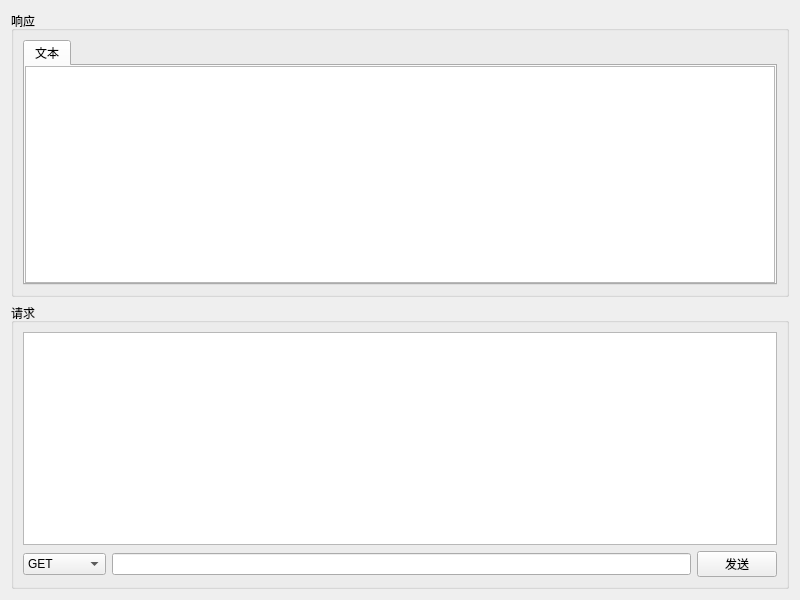
<?xml version="1.0" encoding="UTF-8"?>
<ui version="4.0">
  <class>HttpClient</class>
  <widget class="QWidget" name="HttpClient">
    <property name="geometry">
      <rect>
        <x>0</x>
        <y>0</y>
        <width>800</width>
        <height>600</height>
      </rect>
    </property>
    <property name="minimumSize">
      <size>
        <width>800</width>
        <height>600</height>
      </size>
    </property>
    <property name="windowTitle">
      <string>HttpClient</string>
    </property>
    <layout class="QVBoxLayout" name="verticalLayout">
      <item>
        <widget class="QGroupBox" name="groupBox_2">
          <property name="title">
            <string>响应</string>
          </property>
          <layout class="QGridLayout" name="gridLayout_3">
            <item row="0" column="0">
              <widget class="QTabWidget" name="tabWidget">
                <property name="currentIndex">
                  <number>0</number>
                </property>
                <widget class="QTextBrowser" name="textBrowser">
                  <attribute name="title">
                    <string>文本</string>
                  </attribute>
                </widget>
              </widget>
            </item>
          </layout>
        </widget>
      </item>
      <item>
        <widget class="QGroupBox" name="groupBox">
          <property name="title">
            <string>请求</string>
          </property>
          <layout class="QGridLayout" name="gridLayout">
            <item row="0" column="0" colspan="3">
              <widget class="QTableView" name="tableView" />
            </item>
            <item row="1" column="0">
              <widget class="QComboBox" name="comboBox">
                <item>
                  <property name="text">
                    <string>GET</string>
                  </property>
                </item>
                <item>
                  <property name="text">
                    <string>POST</string>
                  </property>
                </item>
                <item>
                  <property name="text">
                    <string>PUT</string>
                  </property>
                </item>
                <item>
                  <property name="text">
                    <string>PATCH</string>
                  </property>
                </item>
                <item>
                  <property name="text">
                    <string>DELETE</string>
                  </property>
                </item>
                <item>
                  <property name="text">
                    <string>HEAD</string>
                  </property>
                </item>
                <item>
                  <property name="text">
                    <string>OPTIONS</string>
                  </property>
                </item>
              </widget>
            </item>
            <item row="1" column="1">
              <widget class="QLineEdit" name="lineEdit" />
            </item>
            <item row="1" column="2">
              <widget class="QPushButton" name="pushButton_SendRequest">
                <property name="text">
                  <string>发送</string>
                </property>
              </widget>
            </item>
          </layout>
        </widget>
      </item>
    </layout>
  </widget>
  <resources />
  <connections />
</ui>
